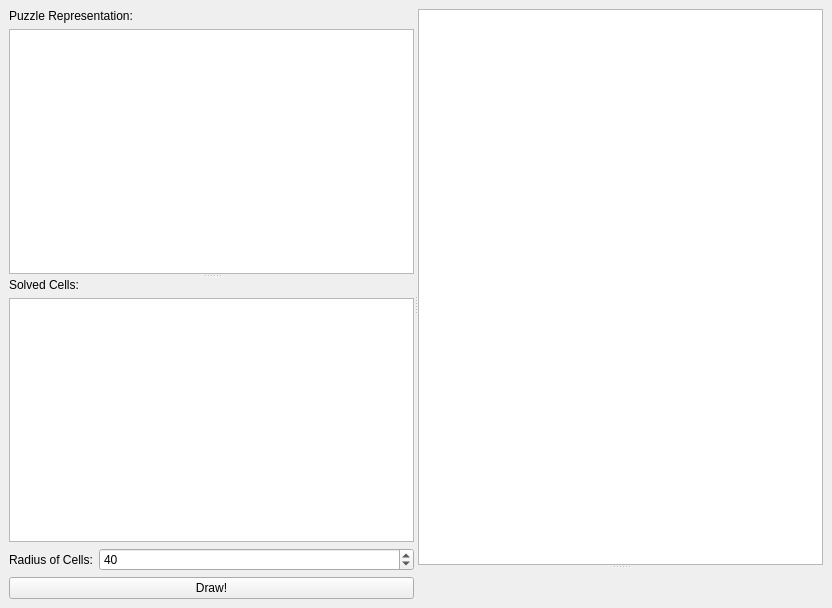
<?xml version="1.0" encoding="UTF-8"?>
<ui version="4.0">
 <class>MainWindow</class>
 <widget class="QMainWindow" name="MainWindow">
  <property name="geometry">
   <rect>
    <x>0</x>
    <y>0</y>
    <width>832</width>
    <height>608</height>
   </rect>
  </property>
  <property name="windowTitle">
   <string>Rikudo Puzzle Solver</string>
  </property>
  <widget class="QWidget" name="centralwidget">
   <layout class="QGridLayout" name="gridLayout_2">
    <item row="0" column="0">
     <widget class="QSplitter" name="splitter_2">
      <property name="orientation">
       <enum>Qt::Horizontal</enum>
      </property>
      <widget class="QWidget" name="">
       <layout class="QGridLayout" name="gridLayout" columnstretch="0,0">
        <item row="2" column="0" colspan="2">
         <widget class="QPushButton" name="draw_button">
          <property name="sizePolicy">
           <sizepolicy hsizetype="Minimum" vsizetype="Maximum">
            <horstretch>0</horstretch>
            <verstretch>0</verstretch>
           </sizepolicy>
          </property>
          <property name="text">
           <string>Draw!</string>
          </property>
         </widget>
        </item>
        <item row="1" column="0">
         <widget class="QLabel" name="label">
          <property name="sizePolicy">
           <sizepolicy hsizetype="Maximum" vsizetype="Preferred">
            <horstretch>0</horstretch>
            <verstretch>0</verstretch>
           </sizepolicy>
          </property>
          <property name="text">
           <string>Radius of Cells:</string>
          </property>
         </widget>
        </item>
        <item row="1" column="1">
         <widget class="QSpinBox" name="spinBox">
          <property name="minimum">
           <number>10</number>
          </property>
          <property name="maximum">
           <number>100</number>
          </property>
          <property name="value">
           <number>40</number>
          </property>
         </widget>
        </item>
        <item row="0" column="0" colspan="2">
         <widget class="QSplitter" name="splitter_3">
          <property name="orientation">
           <enum>Qt::Vertical</enum>
          </property>
          <widget class="QWidget" name="verticalLayoutWidget">
           <layout class="QVBoxLayout" name="verticalLayout">
            <item>
             <widget class="QLabel" name="label_2">
              <property name="sizePolicy">
               <sizepolicy hsizetype="Preferred" vsizetype="Preferred">
                <horstretch>0</horstretch>
                <verstretch>0</verstretch>
               </sizepolicy>
              </property>
              <property name="text">
               <string>Puzzle Representation:</string>
              </property>
              <property name="alignment">
               <set>Qt::AlignLeading|Qt::AlignLeft|Qt::AlignVCenter</set>
              </property>
             </widget>
            </item>
            <item>
             <widget class="QPlainTextEdit" name="puzzle_plain_text_edit">
              <property name="sizePolicy">
               <sizepolicy hsizetype="Minimum" vsizetype="Expanding">
                <horstretch>0</horstretch>
                <verstretch>0</verstretch>
               </sizepolicy>
              </property>
              <property name="font">
               <font>
                <family>Code New Roman</family>
               </font>
              </property>
             </widget>
            </item>
           </layout>
          </widget>
          <widget class="QWidget" name="verticalLayoutWidget_2">
           <layout class="QVBoxLayout" name="verticalLayout_2">
            <item>
             <widget class="QLabel" name="label_3">
              <property name="text">
               <string>Solved Cells:</string>
              </property>
             </widget>
            </item>
            <item>
             <widget class="QPlainTextEdit" name="solved_cells_plain_text_edit">
              <property name="sizePolicy">
               <sizepolicy hsizetype="Minimum" vsizetype="Expanding">
                <horstretch>0</horstretch>
                <verstretch>0</verstretch>
               </sizepolicy>
              </property>
             </widget>
            </item>
           </layout>
          </widget>
         </widget>
        </item>
       </layout>
      </widget>
      <widget class="QSplitter" name="splitter">
       <property name="orientation">
        <enum>Qt::Vertical</enum>
       </property>
       <widget class="QGraphicsView" name="graphics_view">
        <property name="sizePolicy">
         <sizepolicy hsizetype="Minimum" vsizetype="Minimum">
          <horstretch>1</horstretch>
          <verstretch>1</verstretch>
         </sizepolicy>
        </property>
        <property name="font">
         <font>
          <pointsize>16</pointsize>
         </font>
        </property>
       </widget>
       <widget class="MplCanvas" name="canvas" native="true">
        <property name="sizePolicy">
         <sizepolicy hsizetype="Preferred" vsizetype="Maximum">
          <horstretch>0</horstretch>
          <verstretch>0</verstretch>
         </sizepolicy>
        </property>
       </widget>
      </widget>
     </widget>
    </item>
   </layout>
  </widget>
 </widget>
 <customwidgets>
  <customwidget>
   <class>MplCanvas</class>
   <extends>QWidget</extends>
   <header>canvas</header>
   <container>1</container>
  </customwidget>
 </customwidgets>
 <resources/>
 <connections/>
</ui>
